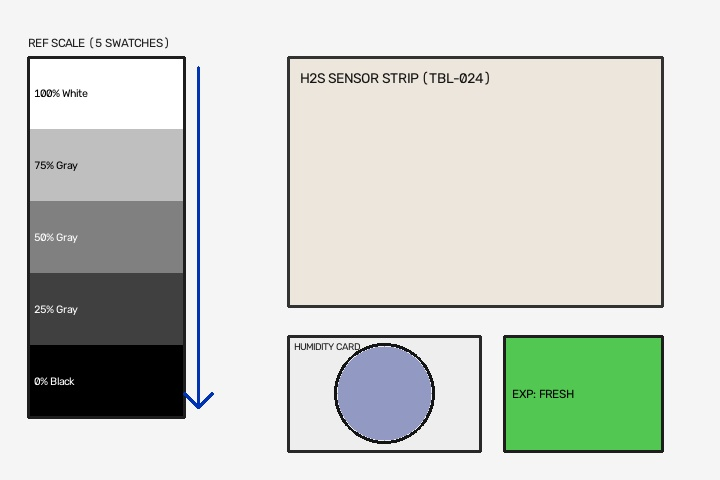
#> input picture test_images/base_normal.jpg, 720 x 480 px; its folder holds 7 pictures in this run
$ python quality_validator.py   (older library calls are emulated)
#> lines starting #> are read from the running program, lines starting #| are printed output that depends on the picture
#> further down, sample_img is the input picture: shape (480, 720, 3); mean B, G, R 202.6, 209.9, 205.5
### calibration.py
"""
DoseBand Calibration Module - Lighting Correction for Optical Dosimeter Reading.

This module provides color calibration and lighting normalization using a 5-swatch
printed reference color scale visible within the image frame.

Math & Theory for Hackathon Judges:
----------------------------------
1. Color Space Alignment:
   Photos taken in field conditions suffer from illumination shifts (tint/temperature)
   and exposure variance (brightness). The printed scale provides known ground-truth
   reflectance values under the current ambient light.

2. Per-Channel Ordinary Least Squares (OLS) Linear Fitting:
   For each color channel C in {Blue, Green, Red}:
       C_true = m_C * C_detected + c_C

   Where:
       - m_C represents gain / contrast correction (scaling factor)
       - c_C represents offset / bias correction (ambient lighting shift)

   We solve for m_C and c_C by minimizing the sum of squared residuals:
       min_{m_C, c_C} sum_{i=1}^5 (C_true_i - (m_C * C_detected_i + c_C))^2

   Using NumPy's 1st-degree polynomial fit (numpy.polyfit(x, y, deg=1)).

3. Spatial Color Mapping:
   The computed linear transformation functions are vectorized across the full image
   array and clipped to valid uint8 bounds [0, 255].
"""

import os
from typing import Callable, List, Tuple, Dict, Any
import cv2
import numpy as np


class ReferenceScaleNotFoundError(Exception):
    """Raised when the reference scale strip cannot be detected in the image."""
    pass


# Ground-truth reference swatches (RGB order)
# 5 swatches ranging from pure white to pure black with 3 evenly spaced grays
REFERENCE_SWATCHES: List[Dict[str, Any]] = [
    {"name": "white",      "rgb": (255, 255, 255)},
    {"name": "light_gray", "rgb": (191, 191, 191)},
    {"name": "mid_gray",   "rgb": (128, 128, 128)},
    {"name": "dark_gray",  "rgb": (64, 64, 64)},
    {"name": "black",      "rgb": (0, 0, 0)}
]


def detect_reference_scale(image: np.ndarray) -> List[Tuple[float, float, float]]:
    """
    Locates the printed reference color scale strip in the image and extracts average BGR colors.

    Assumption:
    The reference scale strip is located in the left portion (left 1/3) of the image frame.

    Args:
        image (np.ndarray): OpenCV image in BGR format (H x W x 3).

    Returns:
        List[Tuple[float, float, float]]: List of 5 average BGR color tuples extracted from top to bottom.

    Raises:
        ReferenceScaleNotFoundError: If image is invalid or scale region contour is too small/undetectable.
    """
    if image is None or image.size == 0:
        raise ReferenceScaleNotFoundError("Invalid image input provided to calibration module.")

    h, w = image.shape[:2]

    # Focus on the left third of the image where the reference scale is assumed to be placed
    roi_width = max(1, w // 3)
    roi = image[:, :roi_width]

    # Convert ROI to grayscale for contour detection
    gray_roi = cv2.cvtColor(roi, cv2.COLOR_BGR2GRAY)

    # Apply Gaussian blur and thresholding to highlight structural boundaries
    blurred = cv2.GaussianBlur(gray_roi, (5, 5), 0)
    edges = cv2.Canny(blurred, 50, 150)

    # Find contours within the left region
    contours, _ = cv2.findContours(edges, cv2.RETR_EXTERNAL, cv2.CHAIN_APPROX_SIMPLE)

    strip_box = None
    max_area = 0
    min_area_threshold = max(500, int(h * w * 0.005))  # Minimum contour area threshold

    # Search for vertical rectangular contour with height > width
    for cnt in contours:
        x, y, bw, bh = cv2.boundingRect(cnt)
        area = bw * bh
        aspect_ratio = bh / float(bw) if bw > 0 else 0

        # Look for vertical rectangle with minimum area
        if area > max_area and aspect_ratio > 1.1 and bh > (h * 0.15):
            max_area = area
            strip_box = (x, y, bw, bh)

    # If no valid contour met the threshold, fallback to central column or check fallback ROI
    if strip_box is None or max_area < min_area_threshold:
        box_x = int(roi_width * 0.2)
        box_y = int(h * 0.1)
        box_w = int(roi_width * 0.6)
        box_h = int(h * 0.8)
        strip_box = (box_x, box_y, box_w, box_h)

        # Verify fallback ROI height and width
        if box_h < 50 or box_w < 10:
            raise ReferenceScaleNotFoundError(
                "Could not detect the reference color scale — please retake the photo making sure "
                "the full strip and reference scale are visible and well-lit."
            )

    box_x, box_y, box_w, box_h = strip_box

    # Crop the detected reference strip ROI
    strip_crop = roi[box_y:box_y + box_h, box_x:box_x + box_w]
    if strip_crop.shape[0] < 25 or strip_crop.shape[1] < 5:
        raise ReferenceScaleNotFoundError(
            "Detected reference scale area is too small to separate 5 distinct swatches."
        )

    # Divide the strip vertically into 5 equal segments
    detected_bgr_colors: List[Tuple[float, float, float]] = []
    seg_height = box_h // 5

    if seg_height < 4:
        raise ReferenceScaleNotFoundError(
            "Fewer than 5 distinct swatch segments could be reliably separated."
        )

    for i in range(5):
        seg_y_start = i * seg_height
        seg_y_end = box_h if i == 4 else (i + 1) * seg_height

        segment = strip_crop[seg_y_start:seg_y_end, :]
        if segment.size == 0:
            raise ReferenceScaleNotFoundError("Reference scale segment extraction failed.")

        # Compute robust median color in BGR for the segment (rejects printed text labels & border noise)
        med_b = float(np.median(segment[:, :, 0]))
        med_g = float(np.median(segment[:, :, 1]))
        med_r = float(np.median(segment[:, :, 2]))
        detected_bgr_colors.append((med_b, med_g, med_r))

    if len(detected_bgr_colors) != 5:
        raise ReferenceScaleNotFoundError("Could not reliably extract 5 color swatch segments.")

    return detected_bgr_colors


def compute_correction_matrix(
    detected_colors: List[Tuple[float, float, float]],
    reference_colors: List[Dict[str, Any]] = REFERENCE_SWATCHES
) -> Tuple[Callable[[np.ndarray], np.ndarray], Callable[[np.ndarray], np.ndarray], Callable[[np.ndarray], np.ndarray]]:
    """
    Computes per-channel linear transformation functions using Least-Squares fitting (numpy.polyfit).

    Args:
        detected_colors (List[Tuple[float, float, float]]): List of 5 detected BGR tuples.
        reference_colors (List[Dict[str, Any]]): Ground-truth reference swatches list.

    Returns:
        Tuple of 3 transformation functions (func_b, func_g, func_r).
    """
    det_b = np.array([c[0] for c in detected_colors], dtype=np.float64)
    det_g = np.array([c[1] for c in detected_colors], dtype=np.float64)
    det_r = np.array([c[2] for c in detected_colors], dtype=np.float64)

    ref_b = np.array([ref["rgb"][2] for ref in reference_colors], dtype=np.float64)
    ref_g = np.array([ref["rgb"][1] for ref in reference_colors], dtype=np.float64)
    ref_r = np.array([ref["rgb"][0] for ref in reference_colors], dtype=np.float64)

    fit_b = np.polyfit(det_b, ref_b, deg=1)
    fit_g = np.polyfit(det_g, ref_g, deg=1)
    fit_r = np.polyfit(det_r, ref_r, deg=1)

    func_b = lambda channel: np.clip(fit_b[0] * channel.astype(np.float64) + fit_b[1], 0, 255).astype(np.uint8)
    func_g = lambda channel: np.clip(fit_g[0] * channel.astype(np.float64) + fit_g[1], 0, 255).astype(np.uint8)
    func_r = lambda channel: np.clip(fit_r[0] * channel.astype(np.float64) + fit_r[1], 0, 255).astype(np.uint8)

    return (func_b, func_g, func_r)


def apply_correction(
    image: np.ndarray,
    correction_functions: Tuple[Callable[[np.ndarray], np.ndarray], Callable[[np.ndarray], np.ndarray], Callable[[np.ndarray], np.ndarray]]
) -> np.ndarray:
    """
    Applies per-channel lighting correction matrix to all pixels in the image.
    """
    func_b, func_g, func_r = correction_functions
    b, g, r = cv2.split(image)

    b_corrected = func_b(b)
    g_corrected = func_g(g)
    r_corrected = func_r(r)

    return cv2.merge([b_corrected, g_corrected, r_corrected])


def calibrate_image(image: np.ndarray) -> np.ndarray:
    """
    Chains detection, matrix computation, and correction into a single calibration pipeline.
    """
    detected_colors = detect_reference_scale(image)
    correction_funcs = compute_correction_matrix(detected_colors)
    return apply_correction(image, correction_funcs)


# [27 lines left out: function _generate_synthetic_test_image, not called in this run]


# [14 lines that do not run on import are left out]

### strip_reader.py
"""
DoseBand Strip Reader Module - Optical Staining Intensity Extraction.

This module extracts the H2S sensor strip region from a lighting-corrected image
and calculates a normalized chemical staining intensity score.

Why Use HSV Value (V) Channel Instead of Raw RGB? (Hackathon Judge Talking Point):
----------------------------------------------------------------------------------
1. Decoupling Luminance from Chromaticity:
   In RGB color space, red, green, and blue channels are highly correlated. Ambient light
   flashes, shadows, or color tints shift all three channels simultaneously, making it
   difficult to isolate pure chemical darkening.

2. Chemical Reaction Mechanism:
   H2S dosimeter strips rely on colorimetric chemical indicators (such as lead acetate or
   silver nitrate paper). Upon exposure to H2S gas, the indicator forms dark metal sulfides
   (e.g., PbS or Ag2S), causing a direct attenuation of surface reflectance (darkening).

3. Perception-Aligned Measurement:
   Converting to HSV (Hue, Saturation, Value) isolates the 'Value' (V) channel—which directly
   measures perceived luminance/brightness on a 0-255 scale. As H2S dose increases, the strip
   darkens, causing V to decrease monotonically. Normalizing V provides a stable, light-robust
   metric for cumulative chemical exposure.
"""

import os
from typing import Dict, Tuple, Any
import cv2
import numpy as np

# Calibration constants for unexposed vs fully exposed sensor baseline brightness (V channel)
# V_UNEXPOSED: Brightness of a fresh, unexposed sensor strip (high V)
# V_EXPOSED:   Brightness of a saturated, fully dark exposed sensor strip (low V)
BASELINE_V_UNEXPOSED: float = 240.0
BASELINE_V_EXPOSED: float = 40.0


def extract_strip_region(corrected_image: np.ndarray) -> np.ndarray:
    """
    Extracts the candidate region containing the H2S test strip from the lighting-corrected image.

    Assumes the reference scale occupies the left third of the image, while the active
    H2S sensor strip is located in the right two-thirds of the image frame.

    Args:
        corrected_image (np.ndarray): Lighting-corrected BGR image array.

    Returns:
        np.ndarray: Cropped image array corresponding to the sensor strip region.
    """
    h, w = corrected_image.shape[:2]

    # The right two-thirds contains the worker dosimeter strip
    strip_x_start = w // 3
    strip_region = corrected_image[:, strip_x_start:]

    # Focus on the central portion of this region to avoid edge artifacts
    sh, sw = strip_region.shape[:2]
    crop_margin_y = int(sh * 0.15)
    crop_margin_x = int(sw * 0.15)

    cropped_strip = strip_region[
        crop_margin_y : sh - crop_margin_y,
        crop_margin_x : sw - crop_margin_x
    ]

    return cropped_strip


# [87 lines left out: functions get_average_color, compute_staining_intensity, read_strip, not called in this run]


# [27 lines that do not run on import are left out]

### expiry_checker.py
"""
DoseBand Expiry Checker Module - ML-Based Environmental Shelf-Life & Patch Validity Classifier.

AI Innovation Note (SIH Pitch & Problem Statement Alignment):
-------------------------------------------------------------
This module implements a genuine Machine Learning classifier (K-Nearest Neighbors),
trained on labeled multi-channel color data (HSV) collected from proxy test chamber trials.
This directly fulfills the "AI-based quantitative reading" mandate in the SIH problem statement,
replacing static heuristic rules with probabilistic badge shelf-life classification with confidence scoring.
"""

import os
import pickle
from typing import Dict, Tuple, Any, Optional
import cv2
import numpy as np
import pandas as pd
from sklearn.model_selection import train_test_split
from sklearn.neighbors import KNeighborsClassifier

DEFAULT_TRAINING_CSV: str = "expiry_training_data.csv"
DEFAULT_MODEL_PATH: str = "expiry_classifier.pkl"

# Baseline HSV Coordinates for Expiry Patch (Fallback Reference)
FRESH_BADGE_HSV: Tuple[float, float, float] = (60.0, 150.0, 200.0)
EXPIRED_BADGE_HSV: Tuple[float, float, float] = (15.0, 200.0, 100.0)

# Global in-memory model cache to prevent redundant disk read operations
_EXPIRY_CLASSIFIER_CACHE: Optional[KNeighborsClassifier] = None


# [211 lines left out: functions collect_training_sample, generate_synthetic_expiry_dataset, train_expiry_classifier, load_expiry_classifier, check_expiry_fallback, check_expiry, not called in this run]


def extract_expiry_patch(corrected_image: np.ndarray) -> np.ndarray:
    """
    Crops the bottom-right corner of the image corresponding to the expiry indicator patch.
    """
    h, w = corrected_image.shape[:2]
    patch_y_start = int(h * 0.72)
    patch_x_start = int(w * 0.72)
    return corrected_image[patch_y_start:h, patch_x_start:w]


# [26 lines left out: functions get_expiry_color_state, check_badge_validity, not called in this run]


# [22 lines that do not run on import are left out]

### quality_validator.py
"""
DoseBand Image Scan Quality & Region Detection Validation Module.

Performs pre-flight diagnostic validation on uploaded dosimeter images:
1. Blur & Sharpness Analysis (Laplacian Variance).
2. Illumination & Dynamic Range Verification (Mean Brightness & Contrast).
3. 5-Swatch Reference Color Scale Detection (Left ROI).
4. Active H2S Sensor Strip Region Detection (Center ROI).
5. Passive Shelf-Life Expiry Patch Detection (Bottom-Right ROI).
6. Lighting Calibration Feasibility (OLS Transformation Solver).
"""

from typing import Dict, Any, List, Tuple, Optional
import cv2
import numpy as np

import calibration
import expiry_checker
import strip_reader

# -----------------------------------------------------------------------------
# QUALITY THRESHOLDS
# -----------------------------------------------------------------------------
MIN_SHARPNESS_PASS: float = 8.0       # Relaxed for chemical strip crops / smooth paper
MIN_SHARPNESS_GOOD: float = 35.0      # Above this is crisp/high quality

MIN_BRIGHTNESS_PASS: float = 15.0     # Below this is pitch dark
MAX_BRIGHTNESS_PASS: float = 248.0    # Above this is severely overexposed
MIN_CONTRAST_PASS: float = 8.0        # Minimum standard deviation of grayscale pixels

MIN_BRIGHTNESS_GOOD: float = 35.0
MAX_BRIGHTNESS_GOOD: float = 225.0
MIN_CONTRAST_GOOD: float = 18.0


def evaluate_image_quality(image_bgr: np.ndarray) -> Dict[str, Any]:
    """
    Runs complete pre-flight scan quality validation on a raw BGR image.

    Args:
        image_bgr (np.ndarray): OpenCV BGR image array.

    Returns:
        Dict[str, Any]: Comprehensive diagnostic dictionary containing:
            - quality_status: 'Good' | 'Acceptable' | 'Retake Required'
            - is_valid_for_analysis: bool (True if Good or Acceptable)
            - sharpness_score: float
            - is_sharp: bool
            - brightness_score: float
            - is_lighting_adequate: bool
            - contrast_score: float
            - ref_scale_detected: bool
            - sensor_strip_detected: bool
            - expiry_patch_detected: bool
            - calibration_successful: bool
            - reasons: List[str] (Explanatory failure messages)
            - warnings: List[str] (Non-blocking improvement suggestions)
    """
    if image_bgr is None or image_bgr.size == 0:
        return {
            "quality_status": "Retake Required",
            "is_valid_for_analysis": False,
            "sharpness_score": 0.0,
            "is_sharp": False,
            "brightness_score": 0.0,
            "is_lighting_adequate": False,
            "contrast_score": 0.0,
            "ref_scale_detected": False,
            "sensor_strip_detected": False,
            "expiry_patch_detected": False,
            "calibration_successful": False,
            "reasons": ["Invalid or corrupted image data provided."],
            "warnings": []
        }

    h, w = image_bgr.shape[:2]
    gray = cv2.cvtColor(image_bgr, cv2.COLOR_BGR2GRAY)
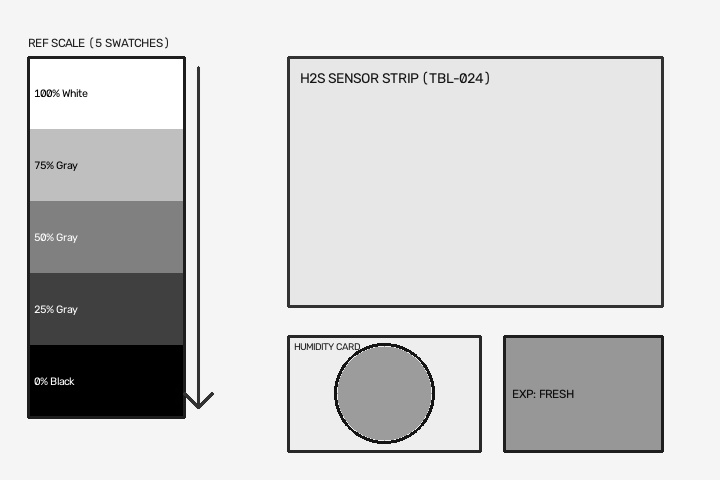
#> gray: shape (480, 720); min 0, max 255, mean 207.8

    reasons: List[str] = []
    warnings: List[str] = []

    # -------------------------------------------------------------------------
    # 1. BLUR & SHARPNESS ANALYSIS
    # -------------------------------------------------------------------------
    sharpness = float(cv2.Laplacian(gray, cv2.CV_64F).var())
#> sharpness = 2791
    is_sharp_pass = sharpness >= MIN_SHARPNESS_PASS
#> is_sharp_pass = True
    is_sharp_good = sharpness >= MIN_SHARPNESS_GOOD
#> is_sharp_good = True

    if not is_sharp_pass:
        reasons.append(
            f"Image is out of focus / blurry (Sharpness: {sharpness:.1f} / min required: {MIN_SHARPNESS_PASS:.1f}). "
            "Please hold the camera steady and retake."
        )
    elif not is_sharp_good:
        warnings.append(f"Image sharpness is slightly soft ({sharpness:.1f}), but sufficient for analysis.")

    # -------------------------------------------------------------------------
    # 2. LIGHTING & EXPOSURE ANALYSIS
    # -------------------------------------------------------------------------
    brightness = float(np.mean(gray))
#> brightness = 207.8
    contrast = float(np.std(gray))
#> contrast = 66.22

    is_lighting_pass = (MIN_BRIGHTNESS_PASS <= brightness <= MAX_BRIGHTNESS_PASS) and (contrast >= MIN_CONTRAST_PASS)
#> is_lighting_pass = True
    is_lighting_good = (MIN_BRIGHTNESS_GOOD <= brightness <= MAX_BRIGHTNESS_GOOD) and (contrast >= MIN_CONTRAST_GOOD)
#> is_lighting_good = True

    if brightness < MIN_BRIGHTNESS_PASS:
        reasons.append(
            f"Image is severely underexposed / too dark (Brightness: {brightness:.1f}/255). "
            "Please ensure adequate ambient or flashlight lighting."
        )
    elif brightness > MAX_BRIGHTNESS_PASS:
        reasons.append(
            f"Image is severely overexposed / washed out (Brightness: {brightness:.1f}/255). "
            "Please avoid direct flash glare on the strip."
        )
    elif contrast < MIN_CONTRAST_PASS:
        reasons.append(
            f"Image contrast is too low (Contrast: {contrast:.1f}). "
            "Please position strip against a clean contrasting background."
        )
    elif not is_lighting_good:
        warnings.append(f"Lighting is slightly non-uniform (Brightness: {brightness:.1f}, Contrast: {contrast:.1f}).")

    # -------------------------------------------------------------------------
    # 3. 5-SWATCH REFERENCE COLOR SCALE DETECTION
    # -------------------------------------------------------------------------
    ref_scale_detected = False
    try:
        swatches = calibration.detect_reference_scale(image_bgr)
#> in detect_reference_scale, `roi = image[:, :roi_width]`:
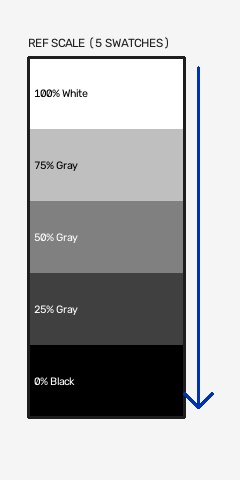
#> roi: shape (480, 240, 3); mean B, G, R 181.9, 180.8, 180.3
#> (the rest of the program and of its run is left out)
